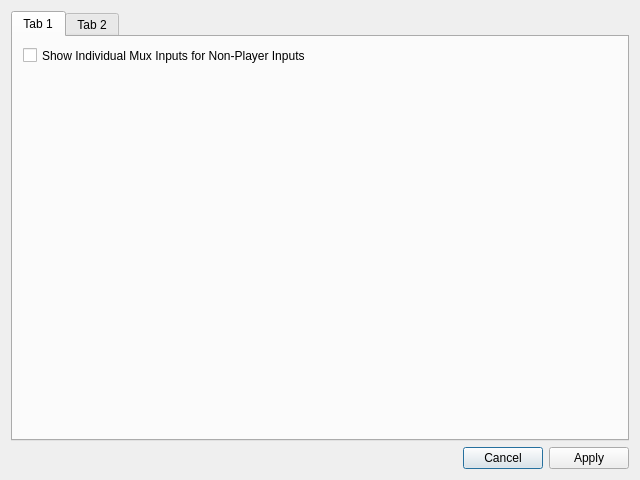
<?xml version="1.0" encoding="UTF-8"?>
<ui version="4.0">
 <class>Dialog</class>
 <widget class="QDialog" name="Dialog">
  <property name="geometry">
   <rect>
    <x>0</x>
    <y>0</y>
    <width>640</width>
    <height>480</height>
   </rect>
  </property>
  <property name="windowTitle">
   <string>Dialog</string>
  </property>
  <layout class="QVBoxLayout" name="verticalLayout">
   <item>
    <widget class="QTabWidget" name="tabWidget">
     <property name="currentIndex">
      <number>0</number>
     </property>
     <widget class="QWidget" name="tab">
      <attribute name="title">
       <string>Tab 1</string>
      </attribute>
      <widget class="QCheckBox" name="checkBox">
       <property name="geometry">
        <rect>
         <x>10</x>
         <y>10</y>
         <width>301</width>
         <height>17</height>
        </rect>
       </property>
       <property name="text">
        <string>Show Individual Mux Inputs for Non-Player Inputs</string>
       </property>
      </widget>
     </widget>
     <widget class="QWidget" name="tab_2">
      <attribute name="title">
       <string>Tab 2</string>
      </attribute>
     </widget>
    </widget>
   </item>
   <item>
    <widget class="QDialogButtonBox" name="buttonBox">
     <property name="orientation">
      <enum>Qt::Horizontal</enum>
     </property>
     <property name="standardButtons">
      <set>QDialogButtonBox::Apply|QDialogButtonBox::Cancel</set>
     </property>
    </widget>
   </item>
  </layout>
 </widget>
 <resources/>
 <connections>
  <connection>
   <sender>buttonBox</sender>
   <signal>accepted()</signal>
   <receiver>Dialog</receiver>
   <slot>accept()</slot>
   <hints>
    <hint type="sourcelabel">
     <x>248</x>
     <y>254</y>
    </hint>
    <hint type="destinationlabel">
     <x>157</x>
     <y>274</y>
    </hint>
   </hints>
  </connection>
  <connection>
   <sender>buttonBox</sender>
   <signal>rejected()</signal>
   <receiver>Dialog</receiver>
   <slot>reject()</slot>
   <hints>
    <hint type="sourcelabel">
     <x>316</x>
     <y>260</y>
    </hint>
    <hint type="destinationlabel">
     <x>286</x>
     <y>274</y>
    </hint>
   </hints>
  </connection>
 </connections>
</ui>
